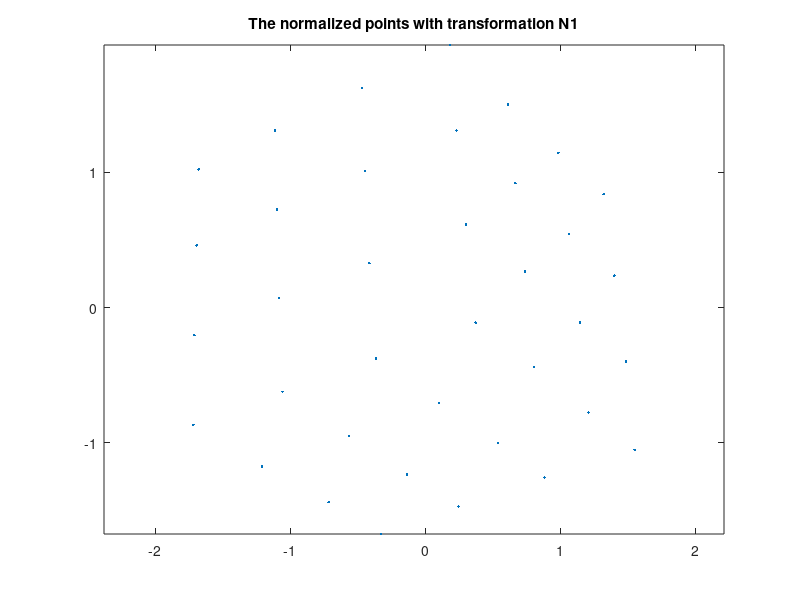
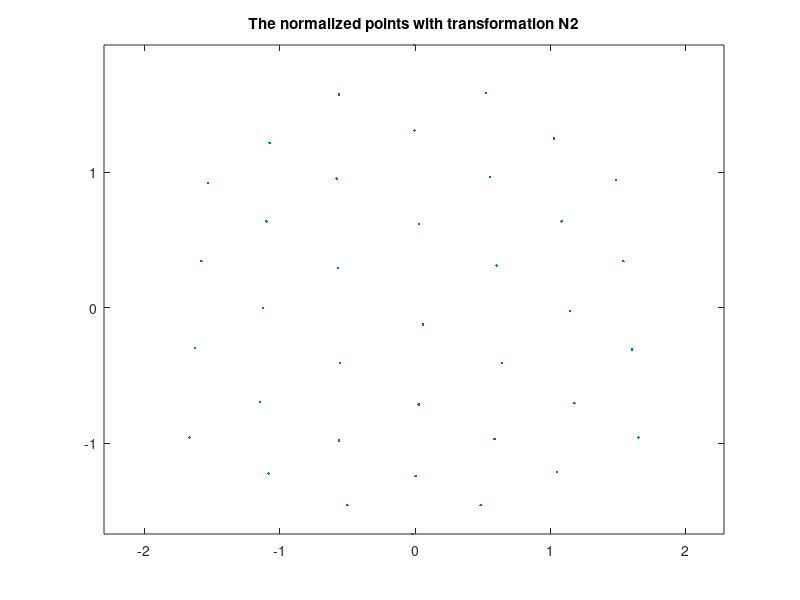

Reproduce these figures in MATLAB, in order. (Note: this script raises an error after producing the figures.)
% ====================================================================
%      Assignment 2: Computer Exercises 3-4-5
%      Hicham Mohamad hsmo@kth.se
% ====================================================================

% ===========  5 - Direct Linear Transformation DLT ==================
%{
Figure 2 shows two imagescube1.jpg and cube2.jpgof a scene with a 
Rubics cube. The file compEx3data.matcontains a point model Xmodel of 
the visible cube sides, the measured projections x of the model points 
in the two images and two variables startind, endind that can be used 
for plotting lines on themodel surface.
%}
clear all, close all
load('compEx3data.mat')

%% Normalize the measured points by applying a transformation N  
% transformation N that subtracts the mean of the points and then
% re-scales the coordinates by the standard deviation in each coordinate.

% mean and std of the points in x1
% Computes the mean value of the 1st and 2nd rows of x{i}
meanx1 = mean(x{1}(1:2,:),2);
%Standard deviation of the 1st and 2nd rows of x{i}
stdx1 = std(x{1}(1:2,:),0,2);

% mean and std of the points in x2
meanx2 = mean(x{2}(1:2,:),2);
stdx2 = std(x{2}(1:2,:),0,2);

% transformation N
N1 = [1/stdx1(1) 0 -1/stdx1(1)*meanx1(1);
      0 1/stdx1(2) -1/stdx1(2)*meanx1(2);
      0 0 1];
N2 = [1/stdx2(1) 0 -1/stdx2(1)*meanx2(1);
      0 1/stdx2(2) -1/stdx2(2)*meanx2(2);
      0 0 1];
% Normalizing the measured points x
xtilde1 = N1*x{1};
xtilde2 = N2*x{2};
 
%% Plot the normalized points in a new figure
figure
plot(xtilde1(1,:), xtilde1(2,:),'.')
title('The normalized points with transformation N1')
axis equal

figure
plot(xtilde2(1,:), xtilde2(2,:),'.')
title('The normalized points with transformation N2')
axis equal
% Does it look like the points are centered around(0,0)with mean 
% distance 1 to(0,0)?

%% Set up the DLT equations for resectioning: M1 and M2
% Note Xi is a 4x1 vector
% each 0 on the left hand side represents a 1x4 block of zeros
Xnb = size(Xmodel,2);

M1 = zeros(Xnb*3, 4*3+Xnb);
for iM=1:Xnb
    M1(3*(iM-1)+1,1:4) = [Xmodel(:,iM); 1]';
    M1(3*(iM-1)+2,5:8) = [Xmodel(:,iM); 1]';
    M1(3*(iM-1)+3,9:12) = [Xmodel(:,iM); 1]';
    M1(3*(iM-1)+1:3*iM,12+iM) = -xtilde1(:,iM);
end

M2 = zeros(Xnb*3, 4*3+Xnb);
for iM=1:Xnb
    M2(3*(iM-1)+1,1:4) = [Xmodel(:,iM); 1]';
    M2(3*(iM-1)+2,5:8) = [Xmodel(:,iM); 1]';
    M2(3*(iM-1)+3,9:12) = [Xmodel(:,iM); 1]';
    M2(3*(iM-1)+1:3*iM,12+iM) = -xtilde2(:,iM);
end

%% solve the resulting homogeneous least squares system using SVD
%Computes the singular value decomposition of M
[U1,S1,V1] = svd(M1);
[U2,S2,V2] = svd(M2);

% S'S is a diagonal matrix and contains the eigenvalues
% Is the smallest eigenvalue close to zero? 
diag1 = S1'*S1;
diag2 = S2'*S2;

% to find an eigenvector corresponding to the smallest eigenvalue 
% we should select the last column of V
v1star = V1(:,end);
v2star = V2(:,end);

% How about||Mv||?
M1v1 = norm(M1*v1star);
M2v2 = norm(M2*v2star);

%% Extract the entries of the camera from the solution 
% Make sure that you select the solution where the points are 
% in front of the camera. (If X has 4th coordinate 1 then the 
% 3rd coordinate of PX should be positive for X to be in front 
% of the camera.)

P1tilde = reshape(-v1star(1:12),[4 3])';
% set up the camera matrix
P1 = N1\P1tilde;
% Project the model points into the images
P1Xmodel = P1*[Xmodel;ones(1,size(Xmodel,2))];

P2tilde = reshape(-v2star(1:12),[4 3])';
% set up the camera matrix
P2 = N2\P2tilde;
% Project the model points into the images
P2Xmodel = P2*[Xmodel;ones(1,size(Xmodel,2))];

%% Project the model points into the images
% We first transform the camera matrix to the original 
% (unnormalized) coordinate system, as in Exercise 7, before projecting.
% divide the points xi by the third coordinate before plotting 
[m3,n3] = size(P1Xmodel);
xP1proj = zeros(m3,n3);
xP2proj = zeros(m3,n3);
for j = 1 : n3
    xP1proj(:,j) = pflat(P1Xmodel(:,j)); 
    xP2proj(:,j) = pflat(P2Xmodel(:,j));
end

%% load the images cube1 and cube2
imCube1 = imread('cube1.jpg');
imCube2 = imread('cube2.jpg');

%% Plot the measured image points in the same figure
figure;
imagesc(imCube1)
hold on
plot(x{1}(1,:),x{1}(2,:),'*')
hold on;
plot(xP1proj(1,:), xP1proj(2,:),'ro');

title('Projected points with P1 and image points')
legend('Image points', 'Projected points')

figure;
imagesc(imCube2)
hold on
plot(x{2}(1,:),x{2}(2,:),'*')
hold on;
plot(xP2proj(1,:), xP2proj(2,:),'ro');

title('Projected points with P2 and image points')
legend('Image points', 'Projected points')
% Are they close to each other?

%% plot the camera centers and viewing directions in the same plot 
% as the model points. Does the result look reasonable? 
figure;
plot3(Xmodel(1,:),Xmodel(2,:),Xmodel(3,:),'.','Markersize',6)
hold on;
%Plots the lines of the cube model 
%(works  only if all points are included)
plot3([ Xmodel(1,startind );  Xmodel(1,endind )],...
      [Xmodel(2,startind );  Xmodel(2,endind )],...
      [Xmodel(3,startind );  Xmodel(3,endind)],'r-');
axis equal

plotcams({P1, P2})

title('CE3: 3D-points and camera centers')
xlabel('x'), ylabel('y'), zlabel('z')

%% Compute the inner parameters of the first camera using rq.m 
[K1cube,R1cube] = rq(P1);
% How can we know that these are the "true" param-eters? 
% Why is there no ambiguity as in Exercise 1?

%% 6  Feature Extraction and Matching using SIFT =======================
% ======================================================================
%{
First we download and start VLFeat. 
Go tohttp://www.vlfeat.org/download.htmland 
extractthe binary package to a directory of your choice. 
Then start Matlab, go the
H:\vlfeat\toolbox subdirectory and run vlsetup. 
Now you should see the following message:
** Welcome to the VLFeat Toolbox **
We will now be able to use VLFeat throughout this Matlab session.
First load the imagescube1.jpgandcube2.jpgfrom Exercise 3.
Compute sift features using vlfeat.
%}
close all
% run vlsetup
%C:\Users\hashu\Downloads\vlfeat-0.9.21\toolbox\vl_setup.m

% First load the imagescube1.jpgandcube2.jpg
imCube1 = imread('cube1.jpg');
imCube2 = imread('cube2.jpg');

%% Compute sift features using vlfeat
%{
The SIFT detector searches for peaks in scale space (similar to peaks in 
the autocorrelation function, see lecture notes). The second argument 
filters out peaks that are too small.
The vector f1 contains 4 rows. The first two rows are the coordinates of 
the detected features. The second two contains an orientation and scale 
for which the the feature was detected.
%}
[f1 d1] = vl_sift( single(rgb2gray(imCube1)), 'PeakThresh', 1);

%% Plot the features together with the images
figure
imagesc(imCube1)
hold on
vl_plotframe(f1);
title('Features together with image 1')

% Compute the features for the second image 
[f2 d2] = vl_sift( single(rgb2gray(imCube2)), 'PeakThresh', 1);
figure
imagesc(imCube2)
hold on
vl_plotframe(f2);
title('Features together with image 2')

%% match the descriptors 
[matches ,scores] = vl_ubcmatch(d1,d2);

% Thus for each descriptor in image 1 the function finds the two best 
%matches. If the quality of the best and thesecond best match is similar 
%then the match is rejected, otherwise the best match is selected.

% We can now extract matching points using:
x1 = [f1(1,matches (1 ,:));f1(2,matches (1 ,:))];
x2 = [f2(1,matches (2 ,:));f2(2,matches (2 ,:))];

%% The following code randomly selects 10 matches, plots the two images 
% next to each other and plots lines between the matching points.
perm = randperm(size(matches ,2));
figure;
imagesc ([imCube1 imCube2]);
hold on;
plot([x1(1,perm (1:10));  x2(1,perm (1:10))+ size(imCube1 ,2)], ...
     [x1(2,perm (1:10));  x2(2,perm (1:10))] ,'-');
hold  off;
title('Lines between the 10 matching points')
% How many of the matches appear to be correct?

%% =========== 7  Triangulation using DLT ===========================
%====================================================================
% Using the estimated cameras from Computer Exercise 3 you will now 
% triangulate the points detected in Computer Exercise 4.

% Set up the DLT equations for triangulation
X = [];
for j=1:size(x1,2)
    M = [P1 -[x1(:,j);1] [0 0 0]';
         P2 [0 0 0]' -[x2(:,j);1]];
     
    % and solve the homogeneous least squares system 
    % do this in a loop, once for each point
    [U,S,V] = svd(M);
    vstar = V(:,end);
    X = [X vstar(1:4,:)];
end

%% Project the computed points into the two images
P1X = P1*X;
P2X = P2*X;

[m4,n4] = size(P1X);
x1proj = zeros(m4,n4);
x2proj = zeros(m4,n4);
for j = 1 : n4
    x1proj(:,j) = pflat(P1X(:,j)); 
    x2proj(:,j) = pflat(P2X(:,j));
end

%% compare projected Triangulation points with the corresponding SIFT-points
% Plot the reconstructed image points in the same figure
figure;
imagesc(imCube1)
hold on
plot(x1(1,:),x1(2,:),'*')
hold on;
plot(x1proj(1,:), x1proj(2,:),'ro');

title('CE5: Projected Triangulation points and SIFT points into P1')
legend('SIFT-points', 'Triangulation points')

figure;
imagesc(imCube2)
hold on
plot(x2(1,:),x2(2,:),'*')
hold on;
plot(x2proj(1,:), x2proj(2,:),'ro');

title('CE5: Projected Triangulation and SIFT points into P2')
legend('SIFT-points', 'Triangulation points')

%% compare projected Triangulation points with the normalizaton points
% Plot the reconstructed image points in the same figure
figure;
imagesc(imCube1)
hold on
plot(xP1proj(1,:),xP1proj(2,:),'r*')
hold on;
plot(x1proj(1,:), x1proj(2,:),'go');

title('CE5: Projected Triangulation and normalization points into P1')
legend('Normalization points', 'Triangulation points')

figure;
imagesc(imCube2)
hold on
plot(xP2proj(1,:),xP2proj(2,:),'r*')
hold on;
plot(x2proj(1,:), x2proj(2,:),'go');

title('CE5: Projected Triangulation and normalization points into P2')
legend('Normalization points', 'Triangulation points')

%% Plot the remaining 3D points, the cameras and the cube model 
% Finds the points with reprojection error 
% less than 3 pixels in both images
good_points = (sqrt(sum((x1 - x1proj(1:2 ,:)).^2)) < 3 &...
               sqrt(sum((x2 - x2proj(1:2 ,:)).^2)) < 3);

% Removes points that are not good enough
goodX = X(:, good_points);
[m5,n5] = size(goodX);
homgoodX = zeros(m5,n5);
for j = 1 : n5
    homgoodX(:,j) = pflat(goodX(:,j)); 
end

%% Plot the reconstructed 3D points 
% and compare with the corresponding SIFT-points
figure;
plot3(homgoodX(1,:),homgoodX(2,:),homgoodX(3,:),'.','Markersize',2)
hold on;
xlabel('x'), ylabel('y'), zlabel('z')

% Using the file plotcams.m to plot the cameras in the same figure. 
plotcams({P1,P2})
hold on
%Plots the lines of the cube model 
%(works  only if all points are included)
plot3([Xmodel(1,startind); Xmodel(1,endind)],...
      [Xmodel(2,startind); Xmodel(2,endind)],...
      [Xmodel(3,startind); Xmodel(3,endind)],'-');
%grid on
axis equal
title('CE5: The reconstructed 3D-points and camera centers')

%% Useful Matlab commands
%{
im = imread(imfiles{i});
%Reads the imagefile with name in imfiles{i}

visible = isfinite(x{i}(1 ,:));
% Determines which of the points are visible in image 

iplot(x{i}(1, visible), x{i}(2, visible),'*');
%Plots a '*' at each  point  coordinate

plot(xproj(1,visible), xproj(2,visible),?ro?);
%Plots a red 'o' at each  visible  point in xproj

plot3(X(1,:),X(2,:),X(3,:),'.','Markersize' ,2);
%Plots a small  '.' at all the 3D points.

Useful  matlab  commands: CE3
%Computes the mean value of the 1st and 2nd rows of x{i}
mean(x{i}(1:2 ,:) ,2)

%Standard deviation  of the 1st and 2nd rows of x{i}
std(x{i}(1:2 ,:) ,0 ,2)

%Computes the singular value decomposition of M
[U,S,V] = svd(M);

%Takes the first 12 entries of sol and row -stacks them in a 3x4 matrix
P = reshape(sol (1:12) ,[4  3])';

%Plots the lines of the cube model 
(works  only if all points are included)
plot3([ Xmodel(1,startind );  Xmodel(1,endind )],...
      [Xmodel(2,startind );  Xmodel(2,endind )],...
      [Xmodel(3,startind );  Xmodel(3,endind)],'b-');

% Computes  the  projections
xproj1 = pflat(Pa*X);
xproj2 = pflat(Pb*X);

% Finds the points with reprojection error less than 3 pixels 
in both images
good_points = (sqrt(sum((x1-xproj1 (1:2 ,:)).^2))  < 3 &...
               sqrt(sum((x2-xproj2 (1:2 ,:)).^2))  < 3);

% Removes points that are not good enough
X = X(:, good_points );

%}